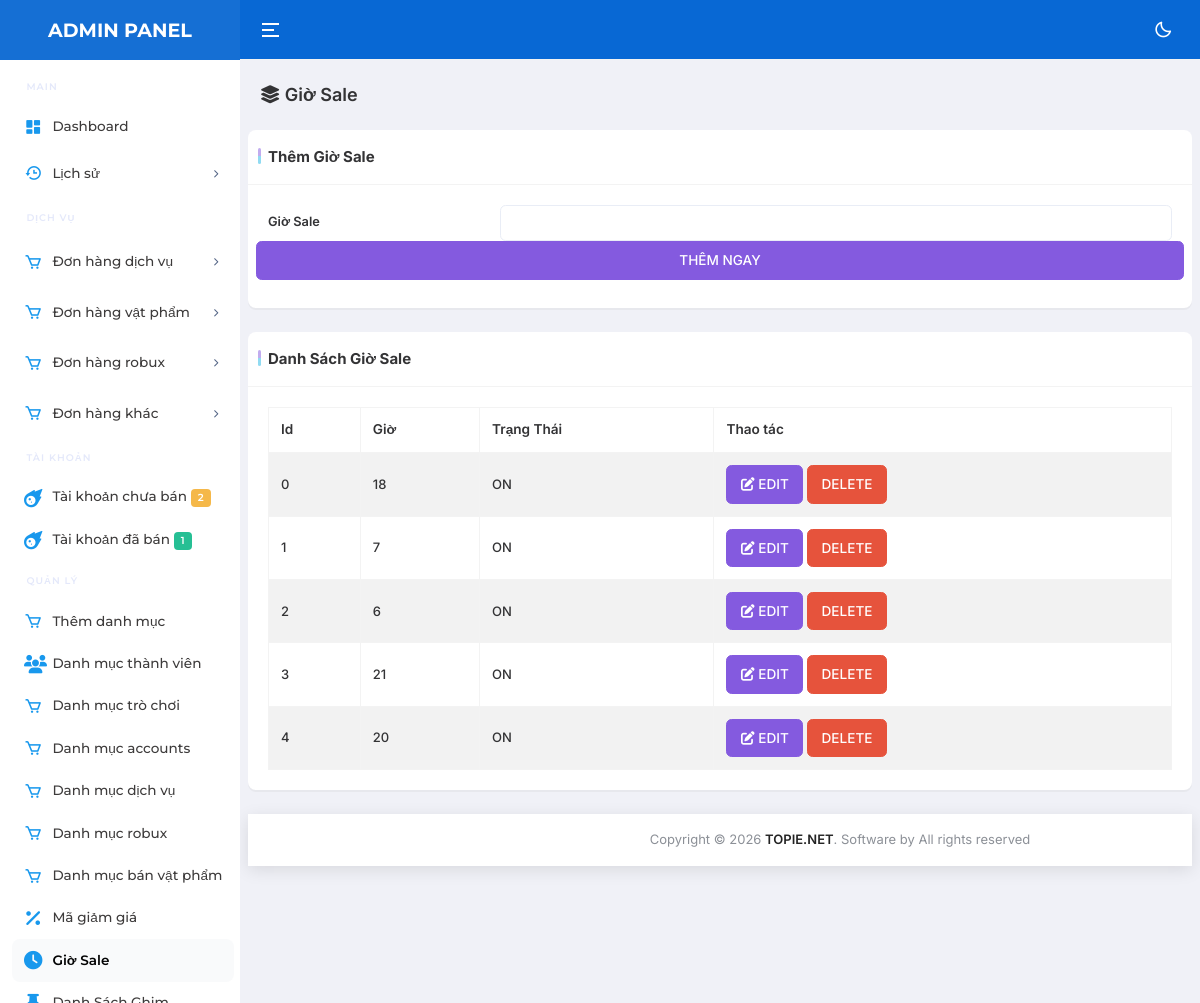
Screenshot of /public/admin/sale.php (signed in) with the database file from the repository.
### tables this page shows
CREATE TABLE `giosale` (
  `id` int(11) NOT NULL,
  `gio` text NOT NULL,
  `status` text NOT NULL
);

### config/function.php (called while the page is built, shortened)
<?php
$CMSNAV = new CMSNAV;
function BASE_URL($url)
{
    $a = (isset($_SERVER['HTTPS']) && $_SERVER['HTTPS'] === 'on' ? "https" : "http") . "://" . $_SERVER["HTTP_HOST"];
    if($a == 'http://localhost'){
        $a = 'http://localhost/CMSNAV.CO/SHOPNICK2';
    }
    return $a.'/'.$url;
}

### config/config.php (called while the page is built, shortened)
<?php
class CMSNAV
{
    private $ketnoi;
    function connect()
    {
        if (!$this->ketnoi)
        {
            $this->ketnoi = mysqli_connect('localhost', 'randomsieuxin_test11', 'randomsieuxin_test11', 'randomsieuxin_test11') or die ('Vui lòng kết nối đến DATABASE');
            mysqli_query($this->ketnoi, "set names 'utf8'");
        }
    }
    function get_list($sql)
    {
        $result = mysqli_query($this->ketnoi, $sql);
        $return = array();
        while ($row = mysqli_fetch_assoc($result))
        {
            $return[] = $row;
        }
        return $return;
    }
}

### public/admin/sale.php (the view, shortened to what this page needs)
<?php
    require_once("../../config/config.php");
    require_once("../../config/function.php");
    require_once(__DIR__."/Header.php");
    require_once(__DIR__."/Sidebar.php");
?>
<div class="main-content app-content">
    <div class="container-fluid">
        <div class="d-md-flex d-block align-items-center justify-content-between my-4 page-header-breadcrumb">
            <h1 class="page-name fw-semibold fs-18 mb-0"><i class="fa-solid fa-layer-group"></i> Giờ Sale
            </h1>
            </div>
        </div>
        <div class="row">
            <div class="col-xl-12">
                <div class="card custom-card">
                    <div class="card-header justify-content-between">
                        <div class="card-title">
                           Thêm Giờ Sale
                        </div>
                    </div>
                    <div class="card-body">
                        <form action="" method="POST" enctype="multipart/form-data">
                            <div class="form-label row">
                                <label class="col-sm-3 col-form-label">Giờ Sale</label>
                                <div class="col-sm-9">
                                    <div class="form-line">
                                        <input type="text" name="gio" class="form-control" required>
                                </div>
                            </div>
                            <button type="submit" name="ThemVoucher" class="btn btn-primary btn-block">
                                <span>THÊM NGAY</span></button>
                        </form>
                    </div>
                </div>
            </div>
            <div class="col-xl-12">
                <div class="card custom-card">
                    <div class="card-header justify-content-between">
                        <div class="card-title">
                           Danh sách Giờ Sale
                        </div>
                    </div>
                    <div class="card-body">
                        <div class="table-responsive">
                            <table id="datatable1" class="table table-bordered table-striped table-hover">
                                <thead>
                                    <tr>
                                        <th>Id</th>
                                        <th>Giờ</th>
                                        <th>Trạng Thái</th>
                                        <th>Thao tác</th>
                                    </tr>
                                </thead>
                                <tbody>
                                    <?php
                                    $i = 0;
                                    foreach($CMSNAV->get_list(" SELECT * FROM `giosale` ORDER BY id DESC ") as $row){
                                    ?>
                                    <tr>
                                        <td><?=$i++;?></td>
                                        <td><?=$row['gio'];?></td>
                                        <td><?=$row['status'];?></td>
                                            <td>
                                            <a class="btn btn-primary" href="<?=BASE_URL('public/admin/timesale.php?id=');?><?=$row['id'];?>"><i
                                                    class="fas fa-edit"></i>
                                                <span>EDIT</span></a>
                                            <button class="btn btn-danger delete" data-id="<?=$row['id'];?>"
                                                <span>DELETE</span></button>
                                        </td>
                                    </tr>
                                    <?php }?>
                                </tbody>
                            </table>
                        </div>
                    </div>
                </div>
            </div>
        </div>
</div>
<?php
    require_once(__DIR__."/Footer.php");
?>

### public/admin/Header.php (style rules this page uses)
.table-responsive { overflow-x: auto; -webkit-overflow-scrolling: touch; }
th, td { padding: 8px; }
thead { position: sticky; top: 0; background-color: white; z-index: 1; }

### rows the page displays
giosale: gio "18", status "ON"
giosale: gio "7", status "ON"
giosale: gio "6", status "ON"
giosale: gio "21", status "ON"
giosale: gio "20", status "ON"

### other values shown
$CMSNAV->num_rows("SELECT * FROM `accounts` WHERE `username` IS NULL") "2"
